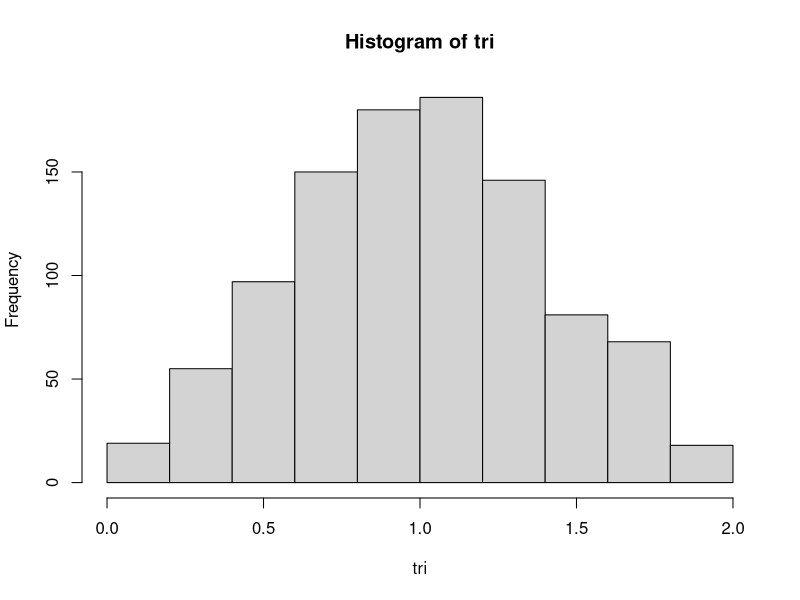
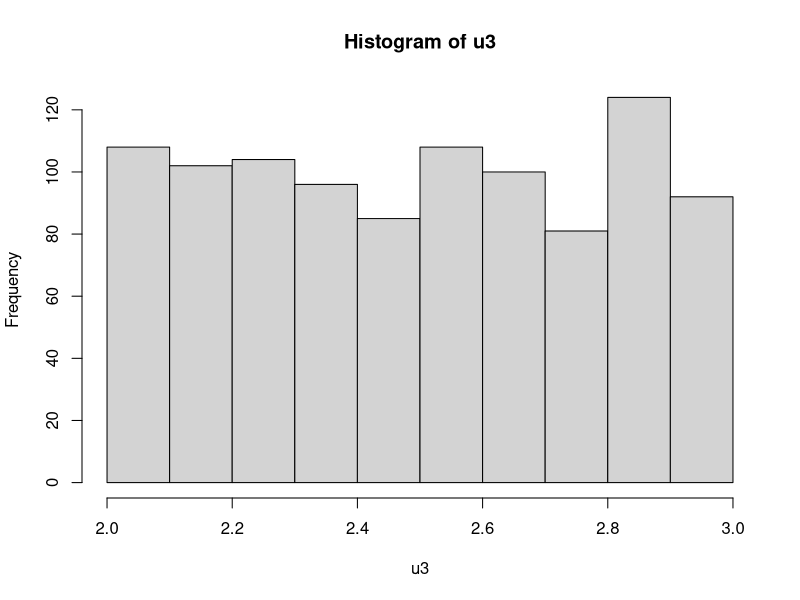
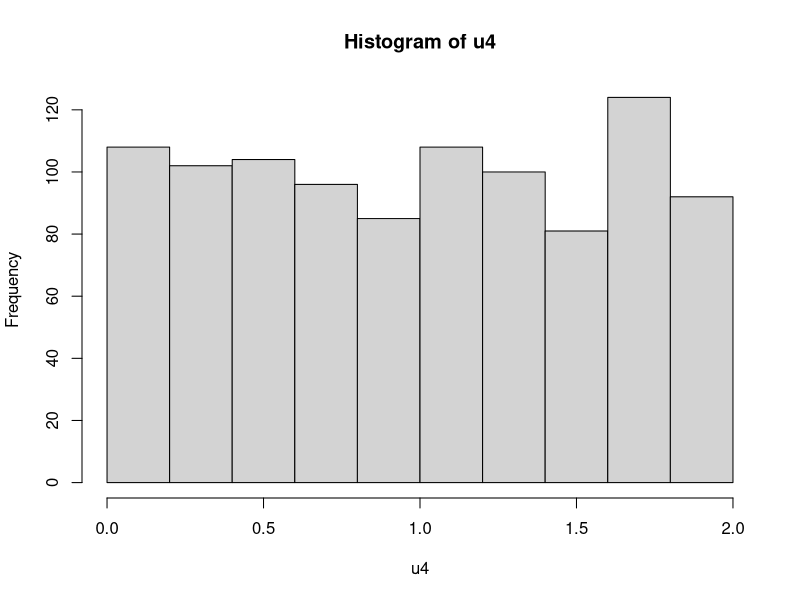
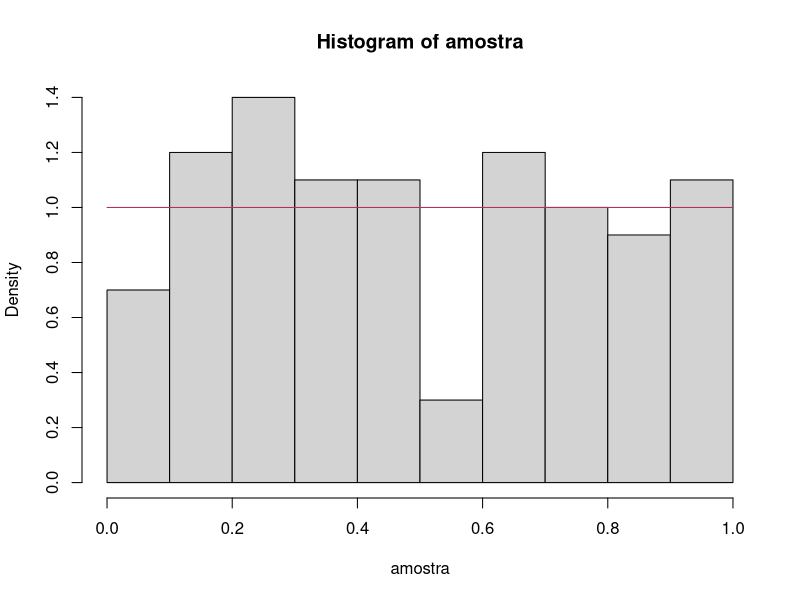
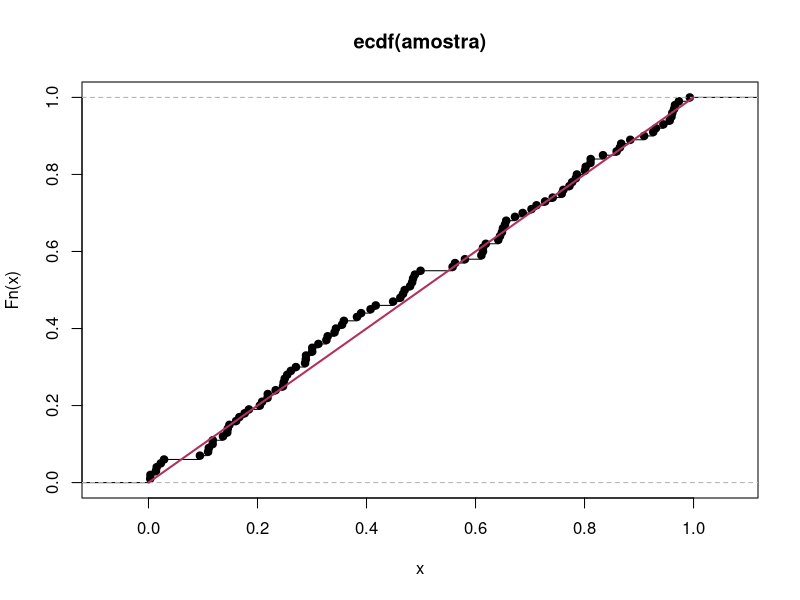
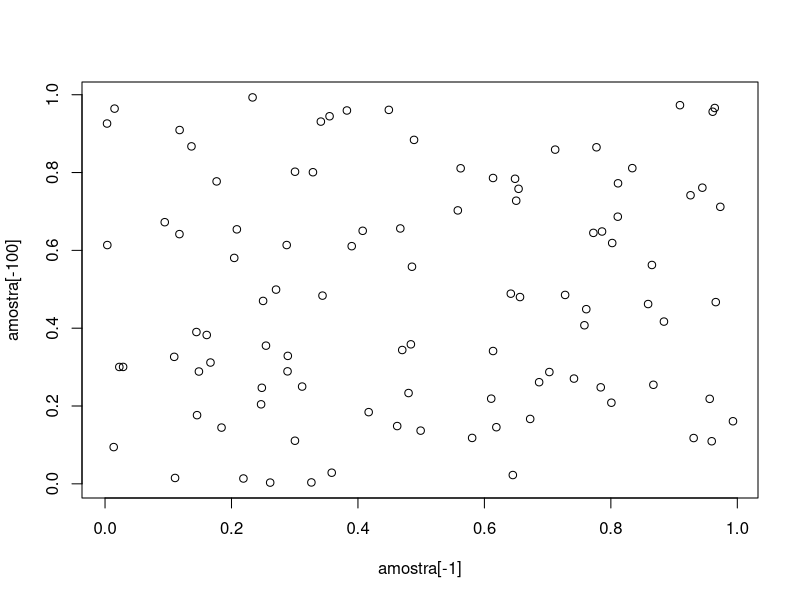
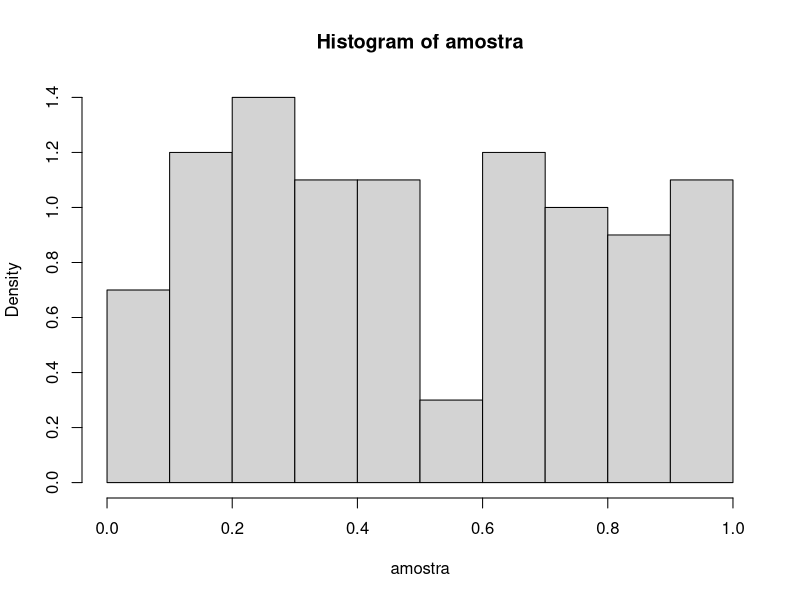
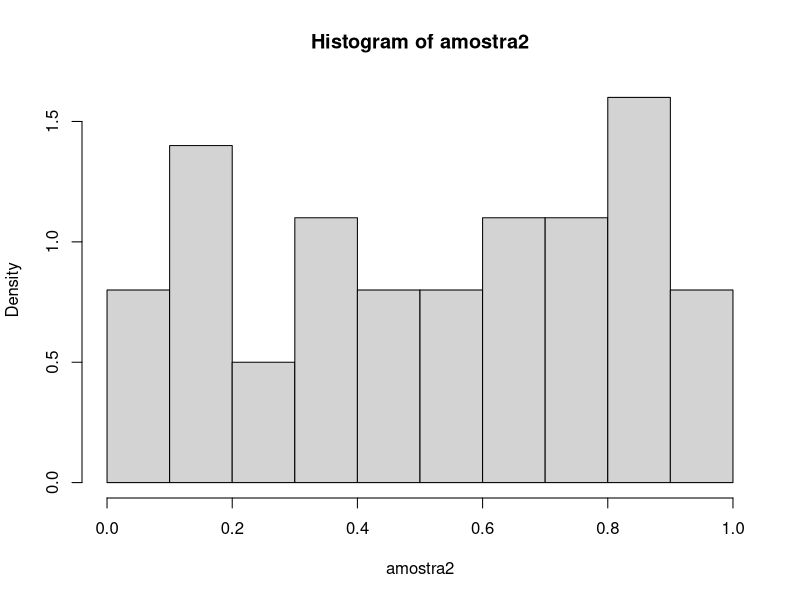

These figures' R source, in order:
# gerar uma triangular com a soma de duas uniformes independentes
u1<-runif(1000)
u2<-runif(1000)
tri<-u1+u2
hist(tri)
mean(tri)

u3<-u1+2 # Uniforme (2,3)
hist(u3)

u4<-2*u1
hist(u4) # Uniforme (0,2)

5%%3
14%%3
# 5 e 14 sao congruentes mod 3

# Calcular modulo sem o operador
5-floor(5/3)*3

seed<-123456789
A<-16807
B<-1
m<-(2^31-1)
x1<-(seed*A+B)%%m
u1<-x1/m

x2<-(x1*A+B)%%m
u2<-x2/m


geradorU<-function(m=(2^31-1), A=16807, B=1, seed=123456789,n)
{
  u<-numeric(n)
  anterior<-seed
  for(i in 1:n)
  {
    x<-(anterior*A+B)%%m
    u[i]<-x
    anterior<-x
  }
  return(u/m)
}
amostra<-geradorU(n=100)

mean(amostra)
var(amostra)

obj.hist<-hist(amostra, freq = F, breaks = 10)
obj.hist
curve(dunif(x),from = 0, to = 1, add = T, col="maroon")
observado<-obj.hist$counts
esperado<-replicate(length(observado),100/length(observado))

x.sq<-sum(((observado-esperado)^2)/esperado)

# Se os valores são iguais, a estatistica T~Qui-qua(100-1), 99
1-pchisq(x.sq, df=99)

# Teste X^2 junto com o histograma

fn<-ecdf(amostra)
plot(fn)
curve(punif(x), from = 0, to = 1, add = T, col= "maroon", lwd=2)


plot(amostra[-1], amostra[-100])

# Teste T
t.test(amostra, mu=0.5, alternative = "two.sided")
# Conclusão, não temos evidências significativas para rejeitar H0


ks.test(amostra, "punif")
# H0: amostra oriunda de distribuição uniforme
# H1: cc
# Não há evidências para rejeitar H0, a amostra parece ser oriunda de uma distribuição uniforme

#Quero um valor esperado de 10 por intervalo, 10 intervalos, aqui intervalor iguais de mesma probabilidade (Uniforme)
amostra.hist<-hist(amostra, breaks = 10, freq = F)
amostra.hist$counts
valor.esperado<-replicate(10,10)

sum(((amostra.hist$counts-valor.esperado)^2)/valor.esperado)

p.valor<-pchisq(8.6,df=9, lower.tail = F)


amostra2<-geradorU(seed=666666666, n=100)
amostra2.hist<-hist(amostra2, breaks = 10, freq = F)
amostra2.hist$counts

sum(((amostra2.hist$counts-valor.esperado)^2)/valor.esperado)
p.valor<-pchisq(9.6,df=9, lower.tail = F)


x<-amostra[2:100] # AMOSTRA[-1]
y<-amostra[1:99] # AMOSTRA[-100]
plot(x,y)
